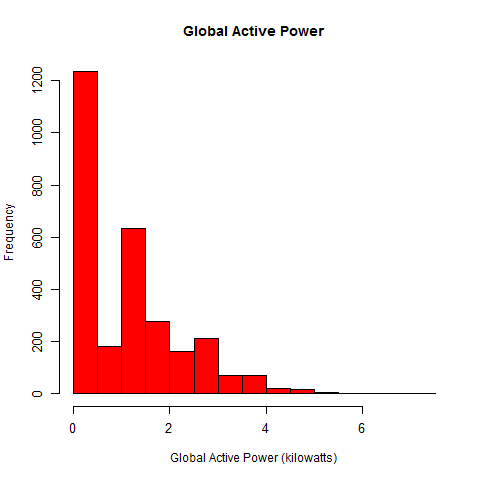

Here is the R script that generated this plot:
proj1 <- read.csv("C:/aandrew/coursera/coursera/expore/proj1.csv")
proj1 <-subset(proj1, proj1$Date == "1/02/2007" | proj1$Date == "2/02/2007")

png(filename = "plot1.png", width=480, height=480)
hist(proj1$Global_act, 
     col="red", 
     main="Global Active Power",
     xlab="Global Active Power (kilowatts)",
     cex.axis=0.8,
     cex.lab=0.75,
     cex.main=0.9,
     font.main=2
)
dev.off()
